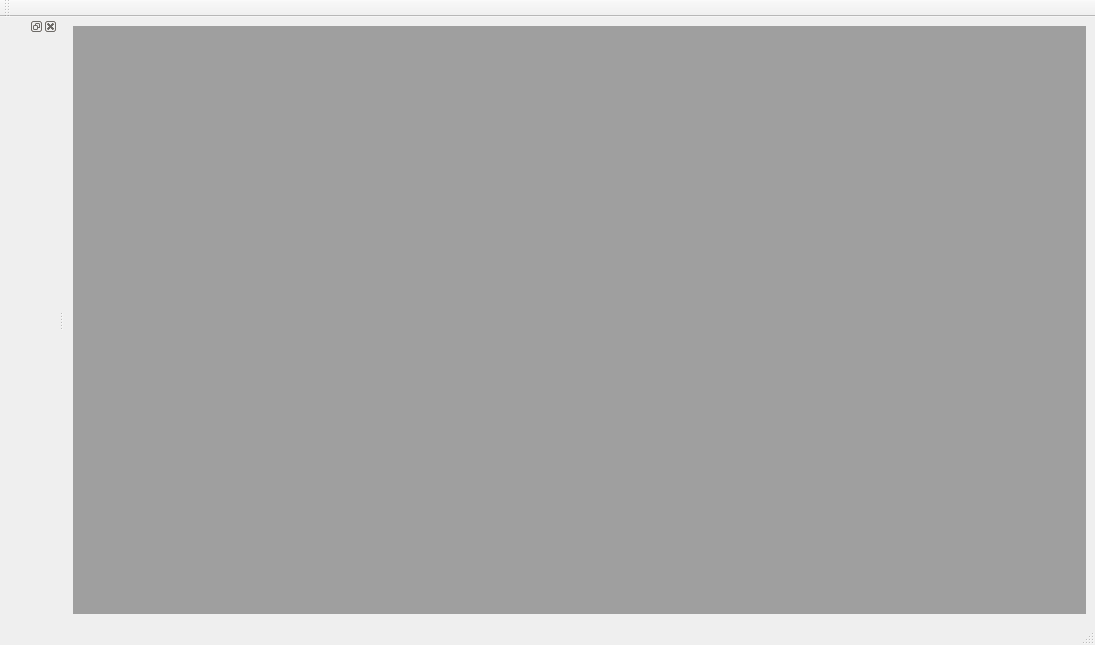
<?xml version="1.0" encoding="UTF-8"?>
<ui version="4.0">
 <class>MainWindow</class>
 <widget class="QMainWindow" name="MainWindow">
  <property name="geometry">
   <rect>
    <x>0</x>
    <y>0</y>
    <width>1095</width>
    <height>645</height>
   </rect>
  </property>
  <property name="windowTitle">
   <string>MainWindow</string>
  </property>
  <widget class="QWidget" name="centralWidget">
   <layout class="QGridLayout" name="centralWidgetLayout">
    <item row="0" column="0">
     <widget class="QMdiArea" name="mdiArea"/>
    </item>
   </layout>
  </widget>
  <widget class="QMenuBar" name="menuBar">
   <property name="geometry">
    <rect>
     <x>0</x>
     <y>0</y>
     <width>1095</width>
     <height>22</height>
    </rect>
   </property>
  </widget>
  <widget class="QStatusBar" name="statusBar"/>
  <widget class="QDockWidget" name="dockWidget">
   <property name="allowedAreas">
    <set>Qt::BottomDockWidgetArea|Qt::LeftDockWidgetArea|Qt::RightDockWidgetArea</set>
   </property>
   <attribute name="dockWidgetArea">
    <number>1</number>
   </attribute>
   <widget class="QWidget" name="dockWidgetContents">
    <layout class="QGridLayout" name="gridLayout_2"/>
   </widget>
  </widget>
  <widget class="QToolBar" name="toolBar">
   <property name="windowTitle">
    <string>toolBar</string>
   </property>
   <attribute name="toolBarArea">
    <enum>TopToolBarArea</enum>
   </attribute>
   <attribute name="toolBarBreak">
    <bool>false</bool>
   </attribute>
  </widget>
 </widget>
 <resources/>
 <connections/>
</ui>
